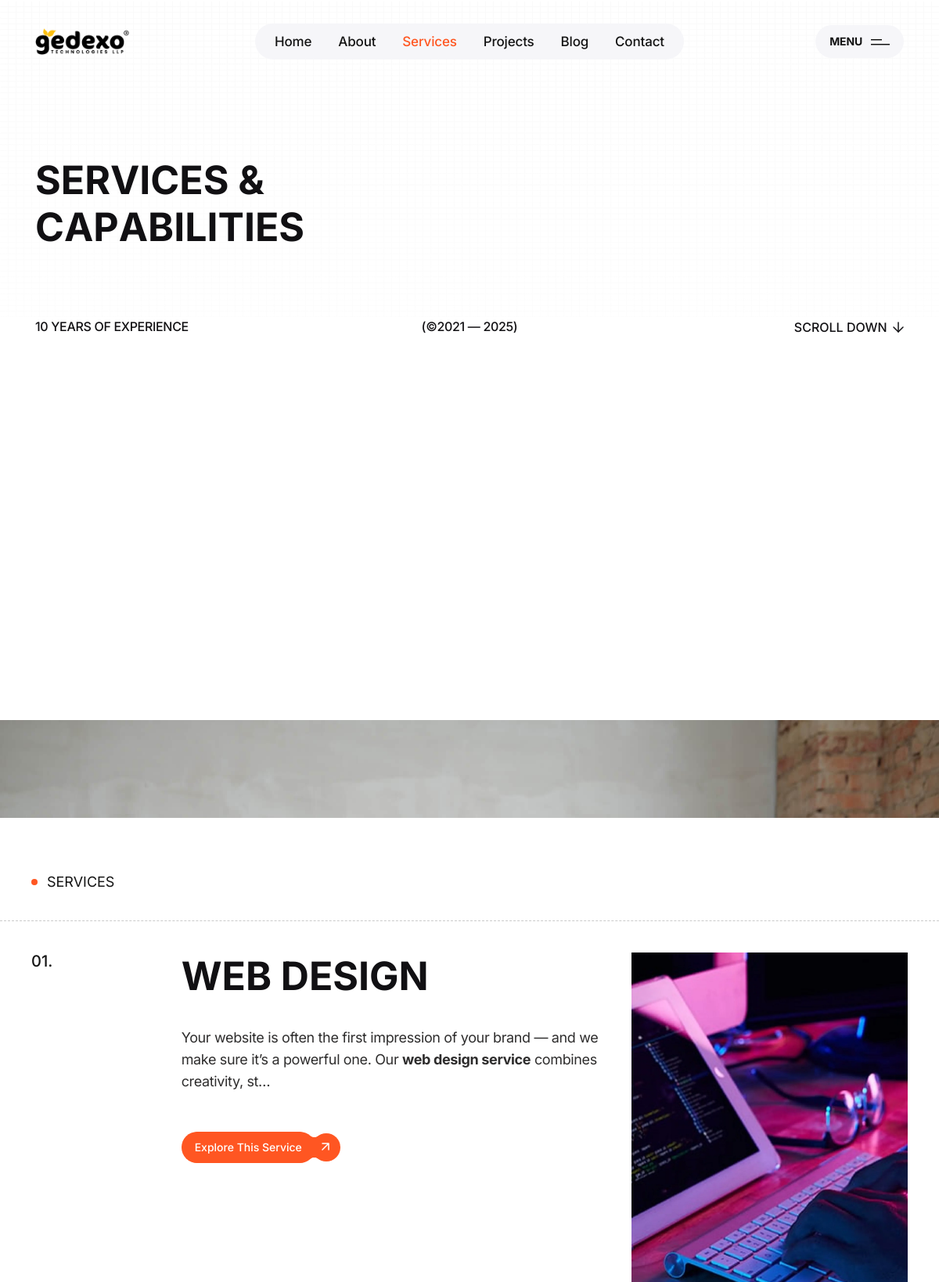
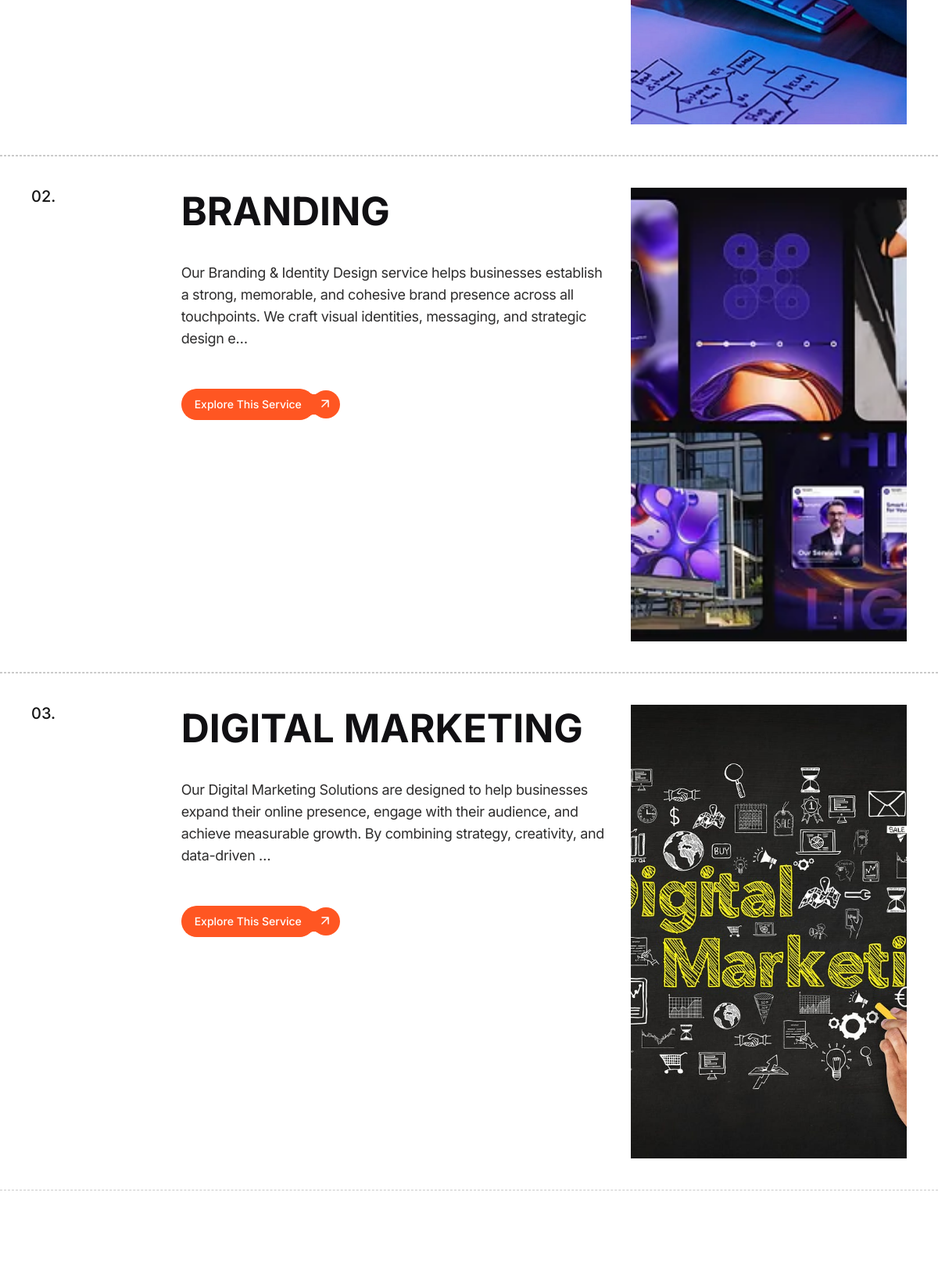
Page /services/ (upper part) on the committed database (2 pictures, top to bottom).
### web/models.py (models this page shows, shortened)
class Service(models.Model):
    name = models.CharField(max_length=100)
    slug = models.SlugField(unique=True)
    title = models.CharField(max_length=100, null=True)
    image = models.ImageField(upload_to='service_images')
    meta_title = models.CharField(max_length=180, blank=True, null=True)
    meta_keywords = models.CharField(max_length=200, blank=True, null=True)
    meta_description = models.CharField(max_length=180, blank=True, null=True)
    description = HTMLField()
    def get_absolute_url(self):
        return reverse_lazy("web:service_detail", kwargs={"slug": self.slug})
    class Meta:
        verbose_name = 'Service'
        verbose_name_plural = 'Services'

### web/views.py (the view)
# urls.py: path("services/", views.service, name="services"),
def service(request):
    services = Service.objects.all()
    context = {
        "is_service": True,
        "services": services,
        "meta": Meta.objects.filter(page='service').first()
    }
    return render(request, 'web/service.html', context)

### templates/web/service.html (shortened to what this page needs)
{% extends 'web/base.html' %}
{% load static %}
{% block content %}
<div class="ar-hero-area pp-service-2 p-relative pb-45" data-background="{% static 'web/assets/img/about-us/about-us-4/about-us-4-bg.png' %}">
    <div class="container container-1830">
        <div class="row justify-content-center">
            <div class="col-xl-12">
                <div class="pp-service-2-title-box">
                    <h3 class="ar-about-us-4-title tp-char-animation">Services & <br>
                        Capabilities</h3>
                </div>
            </div>
        </div>
    </div>
</div>
<div class="pp-service-2-banner-area p-relative">
    <div class="pp-service-2-banner-top">
        <div class="container container-1830">
            <div class="row">
                <div class="col-lg-4">
                    <div class="pp-service-2-banner-text">
                        <p>10 years of experience</p>
                    </div>
                </div>
                <div class="col-lg-4">
                    <div class="pp-service-2-banner-text text-lg-center">
                        <p>(©2021 — 2025)</p>
                    </div>
                </div>
                <div class="col-lg-4">
                    <div class="pp-service-2-banner-text smooth text-lg-end">
                        <a href="#down">Scroll Down <span><svg xmlns="http://www.w3.org/2000/svg" width="14" height="14" viewBox="0 0 14 14" fill="none">
                                    <path d="M7 1V13" stroke="#111013" stroke-width="1.5" stroke-linecap="round" stroke-linejoin="round" />
                                    <path d="M13 7L7 13L1 7" stroke="#111013" stroke-width="1.5" stroke-linecap="round" stroke-linejoin="round" />
                                </svg></span></a>
                    </div>
                </div>
            </div>
        </div>
    </div>
    <div class="ar-banner-wrap pp-service-2-hight">
        <img class="w-100" src="{% static 'web/assets/img/service/service-2/service-2-thumb.jpg' %}" alt="" data-speed=".8">
    </div>
</div>
<div id="down" class="tp-service-area pt-120">
    <div class="container-fluid p-0">
        <div class="row gx-0">
            <div class="col-12">
                <div class="tp-service-title-box">
                    <span class="tp-section-subtitle pre">Services</span>
                </div>
            </div>
        </div>
        <div class="tp-service-pin">
            {% for service in services %}
            <div class="tp-service-item tp-service-panel">
                <div class="row">
                    <div class="col-xxl-3 col-xl-2 col-lg-1 col-md-1">
                        <div class="tp-service-number">
                            <span>{{forloop.counter|stringformat:"02d"}}.</span>
                        </div>
                    </div>
                    <div class="col-xxl-5 col-xl-6 col-lg-7 col-md-7">
                        <div class="tp-service-content">
                            <h4 class="tp-section-title"><a class="tp_text_invert" href="{{service.get_absolute_url}}">{{service.name}}</a></h4>
                            <div>
                                {{service.description|safe|truncatechars:"240"}}
                            </div>
                            <div class="tp-service-btn">
                                <a href="{{service.get_absolute_url}}" class="tp-btn-black btn-red-bg">
                                    <span class="tp-btn-black-filter d-inline-flex align-items-center" style="filter: url(#buttonFilter2)">
                                        <span class="tp-btn-black-text">Explore This Service</span>
                                        <span class="tp-btn-black-circle">
                                            <svg width="10" height="10" viewBox="0 0 10 10" fill="none" xmlns="http://www.w3.org/2000/svg">
                                                <path d="M1 9L9 1M9 1H1M9 1V9" stroke="currentcolor" stroke-width="1.5" stroke-linecap="round" stroke-linejoin="round" />
                                            </svg>
                                        </span>
                                    </span>
                                </a>
                            </div>
                        </div>
                    </div>
                    <div class="col-xxl-4 col-xl-4 col-lg-4 col-md-4">
                        <div class="tp-service-thumb text-end">
                            <img class="tp_fade_anim" data-fade-from="right" data-delay=".2" src="{{service.image.url}}" alt="{{service.name}}">
                        </div>
                    </div>
                </div>
            </div>
            {% endfor %}
        </div>
    </div>
</div>
{% endblock %}

### static/web/assets/css/spacing.css (style rules this page uses)
.pt-120 { padding-top:120px }
.pb-45 { padding-bottom:45px }

### static/web/assets/css/custom.css (style rules this page uses)
@media (min-width: 991px) { .tp-service-item .tp-service-thumb img { height: 580px !important; width: 465px !important; object-fit: cover !important; object-position: center !important } }
@media (min-width: 991px) { .creative-service-item.about-us-4 .creative-service-title, .ar-about-us-4-title { font-size: 80px !important; } }
@media (min-width: 991px) { .tp-service-area { padding-top: 70px !important; } }
.tp-service-content .tp-section-title { margin-bottom: 25px !important; }
@media only screen and (min-width: 800px) and (max-width: 1200px) { .tp-section-title, .tp-career-title.fs-100, .ar-about-us-4-title { font-size: 50px !important; letter-spacing: normal !important; line-height: 1.2 !important; padding-bottom: 10px; } }

### rows in the picture
Service: description "Your website is often the first impression of your brand — and we make sure it’s a powerful one. Our web design service combines creativity, st…", image (picture)
Service: description "Our Branding & Identity Design service helps businesses establish a strong, memorable, and cohesive brand presence across all touchpoints. We craft visual identities, messaging, and strategic design e…", image (picture)
Service: description "Our Digital Marketing Solutions are designed to help businesses expand their online presence, engage with their audience, and achieve measurable growth. By combining strategy, creativity, and data-driven …", image (picture)
